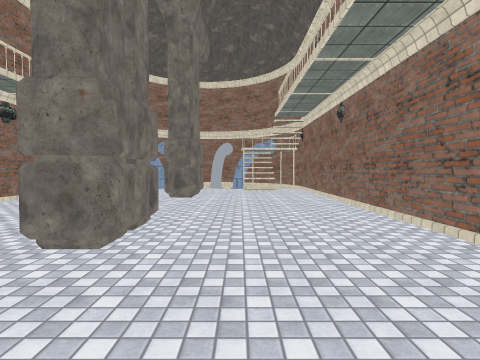
view 1 (above)

12 first-person views from a walk through a scene from a Unity 3-D project. The camera is 1.4 m above the floor, tilts 2° down and sees 80° across. The floor is counted in squares, 2 m on a side. Each view is taken from the middle of a square. On the plan, view 1 faces up. The plan holds only what a view shows up to about 10 squares ahead; the rest is blank. The place goes on beyond the plan. The player is left out. Some surface patterns are stand-ins.

view 2
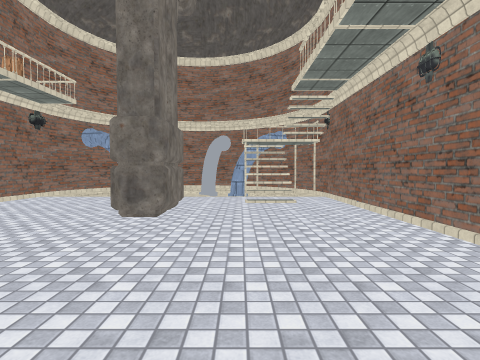

view 3
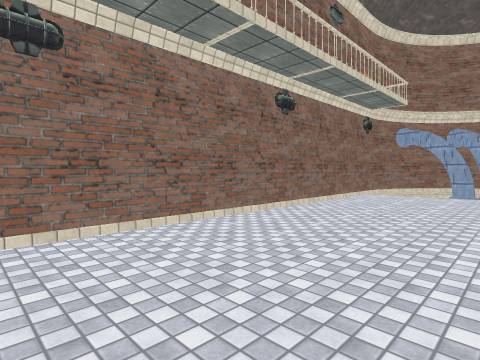

view 4
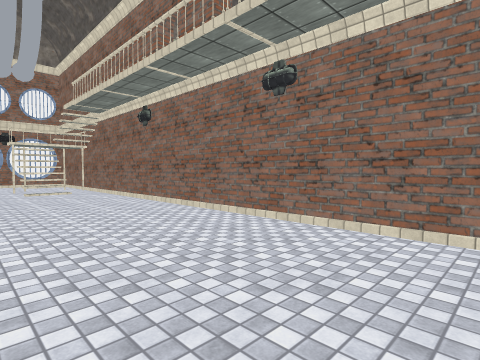

view 5
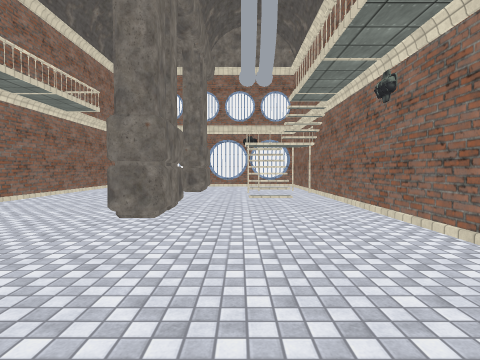

view 6
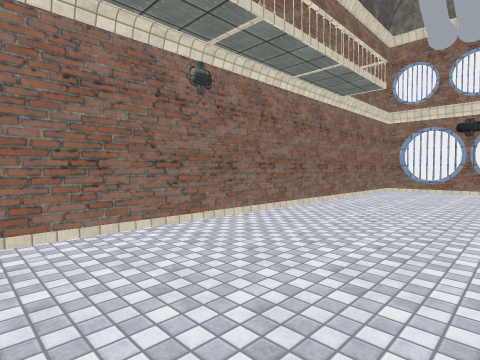

view 7
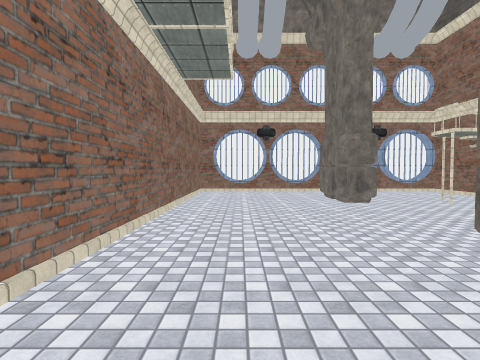

view 8
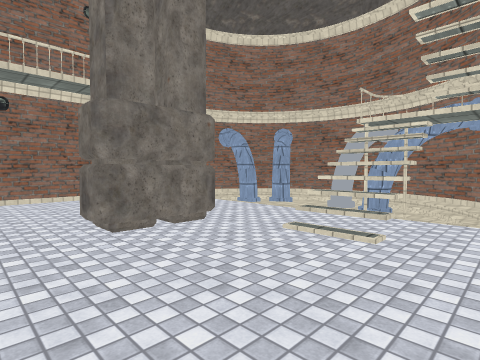

view 9
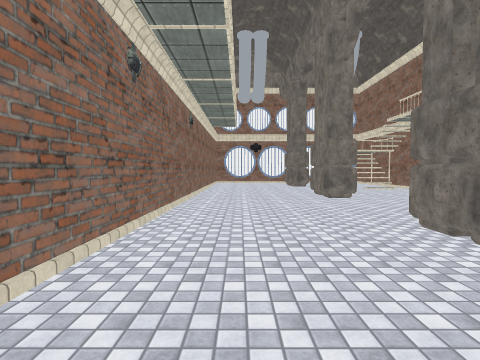

view 10
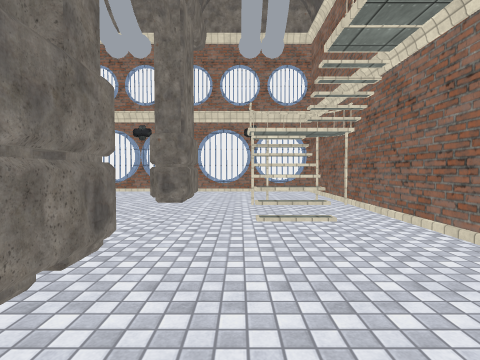

view 11
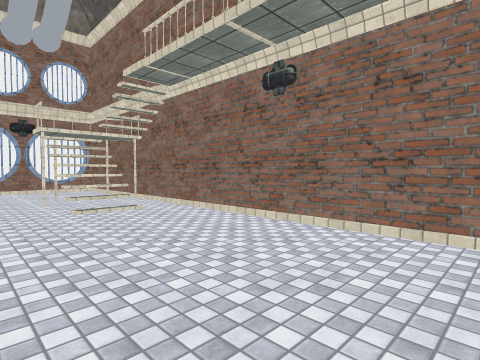

view 12
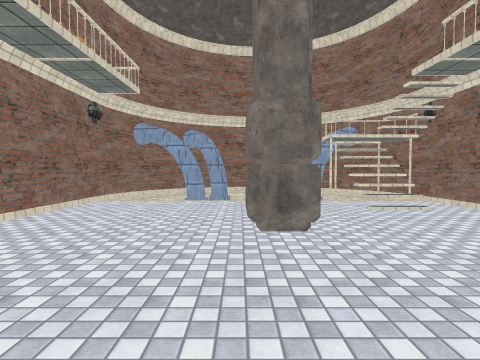

### Floor plan
Key: @ floor where view 1 was taken; # wall or solid block; . main floor; - floor 0.25 m lower than the main floor; / step, stairs or slope; = window, fence, low wall or low ledge; O other object.
Columns run from 6 left of view 1 to 3 right of it. Each row starts with its distance up from view 1.
 13  ##  ####
 12 ##/OO#O/#
 11 #/-O///-##
 10 #/....///#
  9 #/....=//#
  8 #/...#../#
  7 #/....../#
  6 #/....../#
  5 #/....../#
  4 #/....../#
  3 #/...#../#
  2 #/....../#
  1 #/....../#
  0 #/....@./#
 -1 #/..##../#
 -2 #/..##../#
 -3 #/....../#
 -4 #/#/..../#
 -5 #///..../#
 -6 ##./##../#
 -7 #.#.##../#
 -8 #......./#
 -9 ##OOOOOO.#
-10         ##

Where each view was taken, in squares from view 1:
view 1: 0 up, 0 right, facing up
view 2: 3 up, 0 right, facing up
view 3: 2 up, 2 left, facing up-left
view 4: 5 up, 2 left, facing down-left
view 5: 3 up, 3 left, facing down
view 6: 1 up, 1 left, facing down-right
view 7: 0 up, 1 right, facing down
view 8: 6 up, 2 right, facing up-left
view 9: 6 up, 1 right, facing down
view 10: 0 up, 3 left, facing down
view 11: 1 up, 2 left, facing down-left
view 12: 4 up, 2 left, facing up
